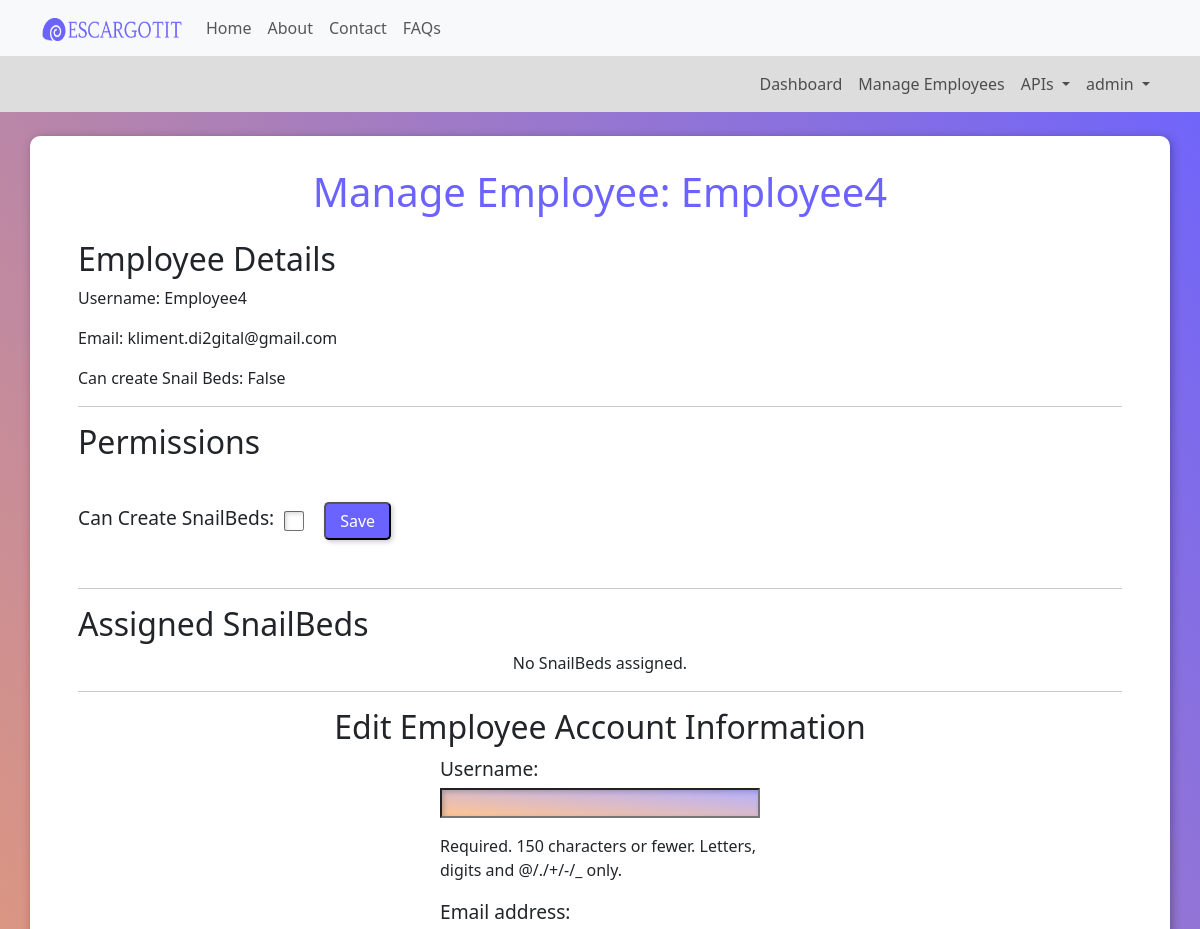
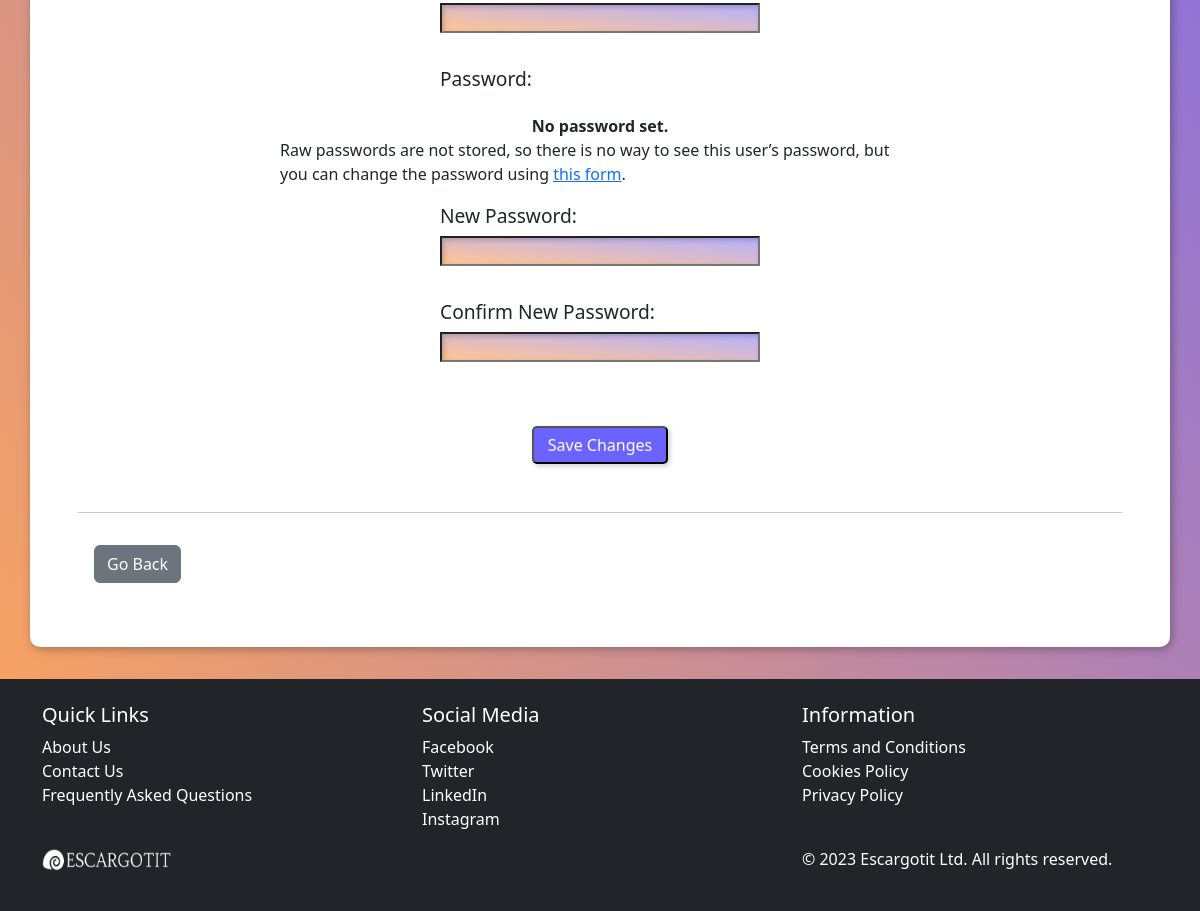
/manage_employee/5/ (signed in), run on the app's committed database (2 pictures, top to bottom).
### core/models.py (models this page shows, shortened)
class EmployeeUser(models.Model):
    user = models.OneToOneField(User, on_delete=models.CASCADE)
    admin = models.ForeignKey(AdminUser, on_delete=models.CASCADE, null=True, blank=True)
    can_create_snailbed = models.BooleanField(default=False)

### core/views.py (the view)
# urls.py: path('manage_employee/<int:employee_id>/', views.manage_employee, name='manage_employee'),
@login_required(login_url='login')
def manage_employee(request, employee_id):
    employee = get_object_or_404(EmployeeUser, pk=employee_id)
    snailbeds_assigned = SnailBed.objects.filter(employee=employee)
    if request.method == 'POST':
        form = EmployeeUserForm(request.POST, instance=employee)
        if form.is_valid():
            form.save()
            return redirect('manage_employee', employee_id=employee.id)
        snailbed_id = request.POST.get('snailbed_id')
        if snailbed_id:
            snailbed_to_unassign = get_object_or_404(SnailBed, pk=snailbed_id)
            snailbed_to_unassign.employee = None
            snailbed_to_unassign.save()
        change_form = EmployeeChangeForm(request.POST, instance=employee)
        if change_form.is_valid():
            change_form.save()
            new_password = form.cleaned_data.get('new_password1')
            if new_password:
                employee.set_password(new_password)
                employee.save()
                update_session_auth_hash(request, employee)  # Keep the user logged in
            messages.success(request, 'Employee information updated successfully.')
            return redirect('manage_employee', employee_id=employee.id)
            messages.success(request, 'Employee information updated successfully.')
            return redirect('manage_employee', employee_id=employee.id)
    else:
        form = EmployeeUserForm(instance=employee)
        change_form = EmployeeChangeForm(instance=employee)
    context = {
        'employee': employee,
        'snailbeds_assigned': snailbeds_assigned,
        'form': form,
        'change_form': change_form,
    }
    return render(request, 'manage_employee.html', context)

### core/forms.py (shortened to what this page needs)
class EmployeeUserForm(forms.ModelForm):
    class Meta:
        model = EmployeeUser
        fields = ['can_create_snailbed']

class EmployeeChangeForm(UserChangeForm):
    new_password1 = forms.CharField(label='New Password', widget=forms.PasswordInput, required=False)
    new_password2 = forms.CharField(label='Confirm New Password', widget=forms.PasswordInput, required=False)
    class Meta:
        model = User
        fields = ['username', 'email', 'password']

### templates/manage_employee.html (shortened to what this page needs)
{% extends "base/base.html" %}
{% load static %}
{% block scripts %}
    <link href="{% static 'css/manage-employee.css' %}" rel="stylesheet" type="text/css">
{% endblock %}
{% block content %}
<div class="main container mt-4">
    <h1>Manage Employee: {{ employee.user.username }}</h1>
    <h2>Employee Details</h2>
    <p>Username: {{ employee.user.username }}</p>
    <p>Email: {{ employee.user.email }}</p>
    <p>Can create Snail Beds: {{ employee.can_create_snailbed }}</p>
    <hr>
    <h2>Permissions</h2>
    <form id="permissions" method="post">
        <label for="can_create_snailbed">Can Create SnailBeds:</label>
        <input type="checkbox" id="can_create_snailbed" name="can_create_snailbed" {% if employee.can_create_snailbed %}checked{% endif %}>
        <button type="submit">Save</button>
    </form>
    <hr>
    <h2>Assigned SnailBeds</h2>
    <ul>
        {% for snailbed in snailbeds_assigned %}
            <li>
                {{ snailbed.bed_name }}
                <form method="post" class="unassign-form" action="/unassign_employee/{{ snailbed.id }}/">
                    {% csrf_token %}
                    <input type="hidden" name="snailbed_id" value="{{ snailbed.id }}">
                    <button type="submit" class="btn btn-danger">Unassign</button>
                </form>
            </li>
        {% empty %}
            <li>No SnailBeds assigned.</li>
        {% endfor %}
    </ul>
    <hr>
    <h2 id="employee-account-form-title">Edit Employee Account Information</h2>
    <form method="post">
        {{ change_form.as_p }}
        <button type="submit">Save Changes</button>
    </form>
    <hr>
    <div id="button-container">
        <a class="btn btn-secondary" href="{% url 'employees' %}">Go Back</a>
    </div>
</div>
{% endblock %}

### templates/base/base.html (shortened to what this page needs)
{% load bootstrap5 %}
{% load static %}
<!DOCTYPE html>
<html lang="en">
<head>
    {% bootstrap_css %}
    {% block scripts %}{% endblock %}
</head>
<body>
    <nav class="navbar navbar-expand-lg navbar-light bg-light">
        <div class="container">
            <a class="navbar-brand" href="{% url 'index' %}">
                <img src="{% static 'images/logo.png' %}" width="140" height="23" alt="EscargotIT logo"/>
            </a>
            <div class="collapse navbar-collapse" id="navbarNav">
                <ul class="navbar-nav ml-auto">
                    <li class="nav-item">
                        <a class="nav-link" href="{% url 'index' %}">Home</a>
                    </li>
                    <li class="nav-item">
                        <a class="nav-link" href="{% url 'about' %}">About</a>
                    </li>
                    <li class="nav-item">
                        <a class="nav-link" href="{% url 'contact' %}">Contact</a>
                    </li>
                    <li class="nav-item">
                        <a class="nav-link" href="{% url 'faqs' %}">FAQs</a>
                    </li>
                </ul>
            </div>
        </div>
    </nav>
    {% if user.is_authenticated %}
    <nav class="navbar second navbar-expand-lg navbar-light bg-light">
        <div class="container">
            <div class="collapse navbar-collapse" id="navbarNav">
                <ul class="navbar-nav ml-auto">
                    <li class="nav-item">
                        <a class="nav-link" href="{% url 'dashboard' %}">Dashboard</a>
                    </li>
                    <li class="nav-item">
                        <a class="nav-link" href="{% url 'custom_admin_panel' %}">Manage Employees</a>
                    </li>
                    <li class="nav-item dropdown">
                        <a class="nav-link dropdown-toggle" href="#" id="userDropdown" role="button" data-bs-toggle="dropdown" aria-haspopup="true" aria-expanded="false">
                             APIs
                        </a>
                    </li>
                    <li class="nav-item dropdown">
                        <a class="nav-link dropdown-toggle" href="#" id="userDropdown" role="button" data-bs-toggle="dropdown" aria-haspopup="true" aria-expanded="false">
                             {{ user.username }}
                        </a>
                    </li>
                </ul>
            </div>
        </div>
    </nav>
    {% endif %}
    <link href="{% static 'css/base.css' %}" rel="stylesheet" type="text/css">
    {% block content %}{% endblock %}
    {% include 'base/footer.html' %}
</body>
</html>

### static/css/manage-employee.css (style rules this page uses)
body { background: linear-gradient(to bottom left, #6c63ff, #ffa659); }
.main.container { background-color: white; box-shadow: 2px 2px 10px rgba(0, 0, 0, 0.3); border-radius: 10px; margin-top: 2rem; margin-bottom: 2rem; padding: 1rem 3rem; }
h1 { color: #6c63ff; padding: 1rem; text-align: center; }
.main ul { padding-left: 0; display: flex; justify-content: center; }
.main li { list-style-type: none; display: flex; flex-direction: row; align-content: center; align-items: center; justify-content: space-between; }
#button-container { padding: 1rem; margin-bottom: 2rem; }
form { max-width: 40rem; margin-left: auto; margin-right: auto; display: flex; flex-direction: column; align-items: center }
form#permissions { flex-direction: row; max-width: 100%; }
#permissions #can_create_snailbed { width: 20px; height: 20px; margin-top: auto; margin-bottom: auto; margin-left: 10px; margin-right: 20px; }
form p { display: flex; flex-direction: column; width: 50%; }
form label { font-size: 1.2rem; margin-bottom: 0.3rem; }
form input { box-shadow: inset 2px 2px 5px rgba(0, 0, 0, 0.2); margin-bottom: 1rem; background: linear-gradient(to bottom left, #6b63ff7f, #ffa659a8); color: white; }
form button { font-size: 1rem !important; align-self: center; border-radius: 5px; box-shadow: 2px 2px 5px rgba(0, 0, 0, 0.2); padding: 5px 14px; margin-top: 2rem; margin-bottom: 2rem; background-color: #6b63ff; font-weight: 400; color: white; }
#employee-account-form-title { text-align: center; }

### static/css/base.css (style rules this page uses)
nav.navbar.second { background-color: rgb(222, 221, 221) !important; }
nav.navbar.second > div.container > div.collapse { flex-direction: row-reverse !important; }

### data on the page
EmployeeUser: user.username "Employee4", user.email "kliment.di2gital@gmail.com", can_create_snailbed "False"

### other printed values
{{ user.username }} "admin"
